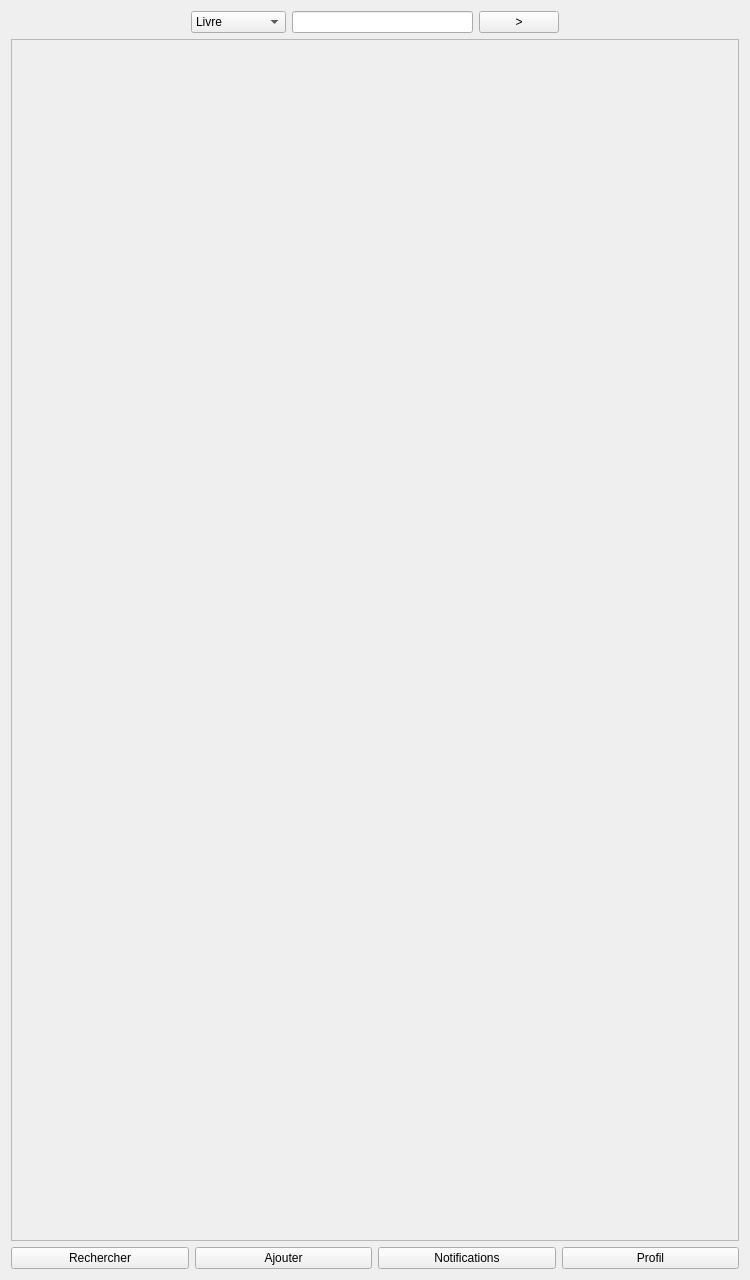
<?xml version="1.0" encoding="UTF-8"?>
<ui version="4.0">
 <class>Recherche</class>
 <widget class="QWidget" name="Recherche">
  <property name="geometry">
   <rect>
    <x>0</x>
    <y>0</y>
    <width>750</width>
    <height>1280</height>
   </rect>
  </property>
  <property name="windowTitle">
   <string>Form</string>
  </property>
  <layout class="QGridLayout" name="gridLayout_2">
   <item row="2" column="0">
    <widget class="QScrollArea" name="scrollArea">
     <property name="widgetResizable">
      <bool>true</bool>
     </property>
     <widget class="QWidget" name="scrollAreaWidgetContents">
      <property name="geometry">
       <rect>
        <x>0</x>
        <y>0</y>
        <width>730</width>
        <height>1194</height>
       </rect>
      </property>
      <layout class="QGridLayout" name="gridLayout_5">
       <item row="0" column="0">
        <spacer name="verticalSpacer">
         <property name="orientation">
          <enum>Qt::Vertical</enum>
         </property>
         <property name="sizeHint" stdset="0">
          <size>
           <width>20</width>
           <height>40</height>
          </size>
         </property>
        </spacer>
       </item>
       <item row="1" column="0">
        <layout class="QGridLayout" name="gridLayout_recherche"/>
       </item>
       <item row="2" column="0">
        <spacer name="verticalSpacer_3">
         <property name="orientation">
          <enum>Qt::Vertical</enum>
         </property>
         <property name="sizeHint" stdset="0">
          <size>
           <width>20</width>
           <height>40</height>
          </size>
         </property>
        </spacer>
       </item>
      </layout>
     </widget>
    </widget>
   </item>
   <item row="0" column="0">
    <layout class="QGridLayout" name="gridLayout_4">
     <item row="0" column="0">
      <spacer name="horizontalSpacer">
       <property name="orientation">
        <enum>Qt::Horizontal</enum>
       </property>
       <property name="sizeType">
        <enum>QSizePolicy::Expanding</enum>
       </property>
       <property name="sizeHint" stdset="0">
        <size>
         <width>80</width>
         <height>20</height>
        </size>
       </property>
      </spacer>
     </item>
     <item row="0" column="2">
      <widget class="QLineEdit" name="lineEditRecherche"/>
     </item>
     <item row="0" column="4">
      <spacer name="horizontalSpacer_2">
       <property name="orientation">
        <enum>Qt::Horizontal</enum>
       </property>
       <property name="sizeType">
        <enum>QSizePolicy::Expanding</enum>
       </property>
       <property name="sizeHint" stdset="0">
        <size>
         <width>40</width>
         <height>20</height>
        </size>
       </property>
      </spacer>
     </item>
     <item row="0" column="3">
      <widget class="QPushButton" name="button_recherche">
       <property name="text">
        <string>&gt;</string>
       </property>
      </widget>
     </item>
     <item row="0" column="1">
      <widget class="QComboBox" name="comboBoxChoix">
       <item>
        <property name="text">
         <string>Livre</string>
        </property>
       </item>
       <item>
        <property name="text">
         <string>CD</string>
        </property>
       </item>
       <item>
        <property name="text">
         <string>DVD</string>
        </property>
       </item>
       <item>
        <property name="text">
         <string>Membre</string>
        </property>
       </item>
       <item>
        <property name="text">
         <string>Auteur</string>
        </property>
       </item>
       <item>
        <property name="text">
         <string>Localisation</string>
        </property>
       </item>
      </widget>
     </item>
    </layout>
   </item>
   <item row="3" column="0">
    <layout class="QGridLayout" name="gridLayout_3">
     <item row="0" column="2">
      <widget class="QPushButton" name="button_icones_3">
       <property name="text">
        <string>Notifications</string>
       </property>
      </widget>
     </item>
     <item row="0" column="0">
      <widget class="QPushButton" name="button_icones">
       <property name="text">
        <string>Rechercher</string>
       </property>
      </widget>
     </item>
     <item row="0" column="1">
      <widget class="QPushButton" name="button_icones_2">
       <property name="text">
        <string>Ajouter</string>
       </property>
      </widget>
     </item>
     <item row="0" column="3">
      <widget class="QPushButton" name="button_icones_4">
       <property name="text">
        <string>Profil</string>
       </property>
      </widget>
     </item>
    </layout>
   </item>
  </layout>
 </widget>
 <resources/>
 <connections/>
</ui>
